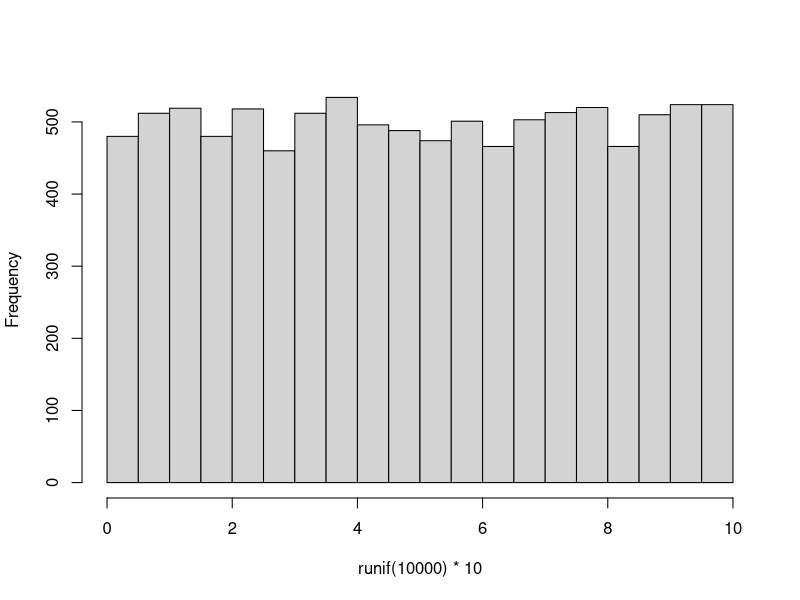
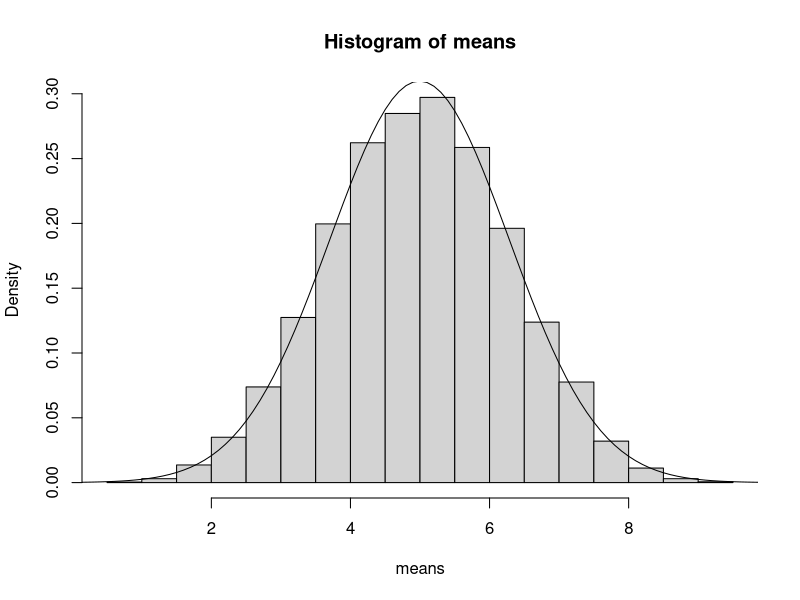

These charts were generated, in order, by the following R code:
## Central Limit Theorem ##
# uniform distribution
hist(runif(10000)*10,main="")
means <- numeric(10000)
for(i in 1:10000) {
  means[i] <- mean(runif(5)*10)
}
hist(means, freq= FALSE)
mean(means)
sd(means)
xv <- seq(0,10,0.1)
yv <- dnorm(xv, mean=mean(means),sd=sd(means))
lines(xv,yv)